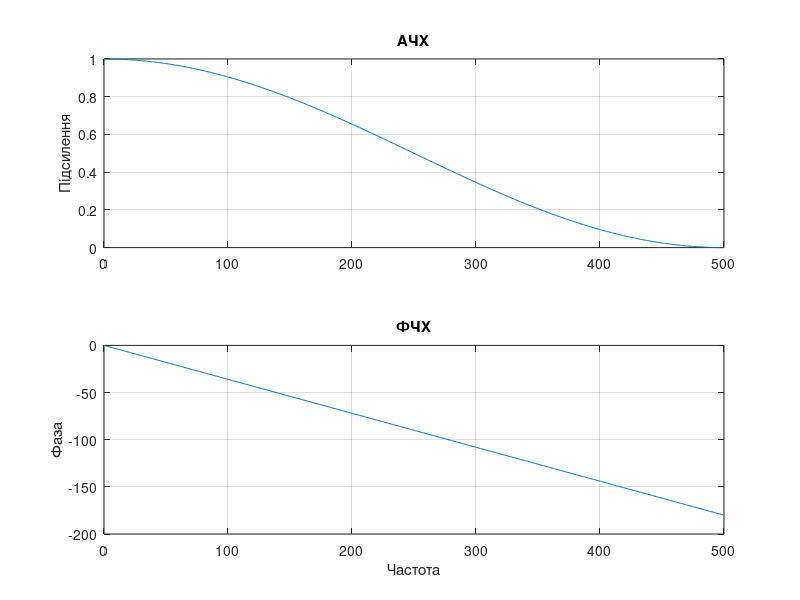

Reproduce this figure in MATLAB. (Note: this script raises an error after producing the figure.)
function lab02_main
%=== Дисципліна: Основи обробки біомедичної інформації ===
%--- Лабораторна робота #2 ФІЛЬТРАЦІЯ БІОСИГНАЛІВ ФІЛЬТРАМИ З СІХ
%
% Використовуйте файли даних: 
% ecg117.dat - сигнал EКГ 
% ecg_2х60.dat - сигнал ЕКГ з мережевою перешкодою частотою 60 Гц
%----------------------------------------------------------
 
clear, clc, close all
disp('Лабораторна робота #2');
disp('ФІЛЬТРАЦІЯ БІОСИГНАЛІВ ФІЛЬТРАМИ З СІХ');
disp('Виконав: Шелемба П.В., група БМ-462, ННІІДС');
 
%=== Завдання #1.1 ===
% Реалізація фільтру Хеннінга, обчислення АЧХ та ФЧХ
fs = 1000;
b = [1 2 1]/4; % коефіцієнти різницевого рівняння 
a = 1;
n = 512; % кількість точок, що розраховуються
figure(1);
[h,w] = freqz(b, a, n);
mag = abs(h);
phase = angle(h)*180/pi;
subplot(2, 1, 1); plot(w/(2*pi)*fs, mag), grid on;
title('АЧХ'); ylabel('Підсилення');
subplot(2, 1, 2); plot(w/(2*pi)*fs,unwrap(phase)), grid on;
title('ФЧХ'); xlabel('Частота'); ylabel('Фаза');

%=== Завдання #1.2 ===
% Обчислення нулів фільтру
disp('Нулі фільтра Хеннінга');
x = roots(b);
disp(x);

%=== Завдання #1.3 ===
% Фільтрація ЕКГ, файл ecg117.dat
fs = 1000;
ecg1 = load('ecg117.dat'); % сигнал ЕКГ
ecg = detrend(ecg1);  
ecgf = filter(b, a, ecg);
t1 = (0:length(ecgf)-1)/fs;
figure(2);
subplot(2, 1, 1); plot(t1, ecg1), grid on;
title('Нефільтрований сигнал ЕКГ');
xlim([0 1]);
ylabel('Амплітуда');
subplot (2, 1, 2); plot (t1, ecgf); grid on;
title('Відфільтрований сигнал ЕКГ');
xlim([0 1]);
ylabel('Амплітуда'); xlabel('Відліки');

%=== Завдання #2.1 ===
%Реалізація фільтру поліноміального згладжування
fs = 1000;
bp = [-3, 12, 17, 12, -3]/35; % коефіцієнти різницевого рівняння
ap = 1;
n = 5; % кількість точок, що розраховуються
figure(3);
[h,w] = freqz(bp, ap, n);
mag = abs(h);
phase = angle(h)*180/pi;
subplot(2, 1, 1); plot(w/(2*pi)*fs, mag), grid on;
title('АЧХ'); ylabel('Підсилення');
subplot(2, 1, 2); plot(w/(2*pi)*fs,unwrap(phase)), grid on;
title('ФЧХ'); xlabel('Частота'); ylabel('Фаза');

% Обчислення нулів фільтру
disp('Нулі фільтра поліноміального згладжування');
y = roots(bp);
disp(y);

% Карта нулів та полюсів фільтру
figure(4);
z = zplane(bp);
title('Карта нулів та полюсів фільтру');

%=== Завдання #2.2 ===
%Фільтрація ЕКГ файл ecg117.dat з використанням фільтру 
%поліноміального згладжування
ecg = load('ecg117.dat');
ecg2 = detrend(ecg);
ecgf5 = filter(bp,ap,ecg2);
t2 = (0:length(ecgf5)-1)/fs;
figure(5);
subplot(2, 1, 1); plot (t2, ecg); 
title('Нефільтрований сигнал');
xlim([0 1]);
ylabel('Амплітуда');
subplot(2, 1, 2); plot (t2, ecgf5);
title('Відфільтрований сигнал');
xlim([0 1]);
xlabel('Відліки'); ylabel('Амплітуда');

%=== Завдання #2.3 ===
%Порівняння властивостей згладжування сигналу фільтром Хеннінга 
%і поліноміальним фільтром
figure(6);
subplot(2, 1, 1); plot(t1, ecgf); grid on;
title('Згладжування сигналу фільтром Хеннінга');
xlim([0 1]);
ylabel('Амплітуда');
subplot(2, 1, 2); plot(t2, ecgf5); grid on;
title('Згладжування сигналу поліноміальним фільтром');
xlim([0 1]);
xlabel('Відліки');
ylabel('Амплітуда');